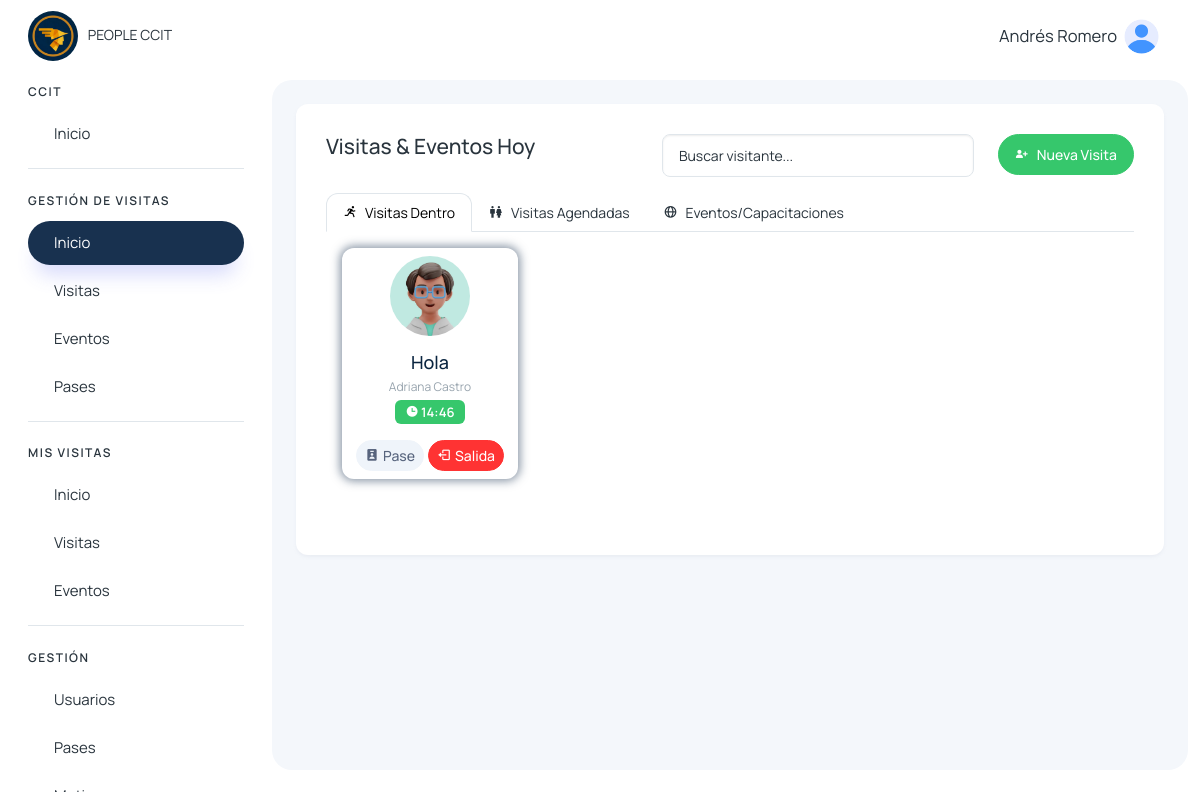
Screenshot of /visitas/hoy (signed in) with the database file from the repository.
### visitantes/models.py (models this page shows, shortened)
class Visita(models.Model):
    cod_visita = models.CharField(max_length=50, unique=True)
    visitante = models.CharField(max_length=500)
    motivo = models.TextField()
    accion = models.TextField(null=True, blank=True)
    tipo = models.TextField()
    agendado_presente = models.CharField(max_length=500, null=True, blank=True)
    estado_visitante = models.CharField(max_length=500, null=True, blank=True)
    area_departamento = models.CharField(max_length=255)
    fecha_visita = models.DateField()
    hora_ingreso = models.TimeField()
    hora_salida = models.TimeField(null=True, blank=True)
    persona_visitada = models.ForeignKey(User, on_delete=models.CASCADE, related_name='visitas_recibidas')
    usuario_registro = models.ForeignKey(User, on_delete=models.CASCADE, related_name='visitas_registradas')
    num_pase = models.CharField(max_length=50, null=True, blank=True)
    foto_documento_identificacion = models.ImageField(upload_to='visitantes/', blank=True, null=True)
    created_at = models.DateTimeField(auto_now_add=True)
    updated_at = models.DateTimeField(auto_now=True)

### visitantes/views.py (the view)
# urls.py: path('visitas/hoy', views.inicio_recepcion, name='inicio_recepcion'),
@login_required
def inicio_recepcion(request):
    today = timezone.localdate()
    visitas_dentro = Visita.objects.filter(estado_visitante='in').order_by('hora_ingreso')
    visitas_agendadas_hoy = Visita.objects.filter(
        Q(estado_visitante='agendado', agendado_presente='agendado'),
        fecha_visita=today
    ).order_by('fecha_visita', 'hora_ingreso')
    visitas_agendadas = Visita.objects.filter(
        Q(estado_visitante='agendado', agendado_presente='agendado'),
        fecha_visita__gt=today
    ).order_by('fecha_visita', 'hora_ingreso')
    visitantes_visita = VisitanesVisita.objects.all()
    pertenencias = PertenenciasVisitante.objects.all()
    pases = PaseAcceso.objects.all()
    pases_disponibles = PaseAcceso.objects.filter(estado_pase='Disponible').count()
    today = timezone.localdate()
    eventos_hoy = EventoCapacitacion.objects.filter(fecha=today).order_by('fecha', 'hora_inicio')
    eventos_proximos = EventoCapacitacion.objects.filter(fecha__gt=today).order_by('fecha', 'hora_inicio')
    visitante_por_documento = {v.documento_identificacion: v.nombre for v in visitantes_visita}
    visitas_info = {}
    for visita in visitas_dentro:
        visitas_info[visita.cod_visita] = {
            'visita': visita,
            'visitantes': [v for v in visitantes_visita if v.cod_visita == visita.cod_visita],
            'pertenencias': [p for p in pertenencias if p.cod_visita == visita.cod_visita],
        }
    return render(request, 'visitantes/recepcion/principales/inicio.html', {
        'visitas_dentro': visitas_dentro,
        'visitas_agendadas': visitas_agendadas,
        'visitas_agendadas_hoy': visitas_agendadas_hoy,
        'visitantes_visita': visitantes_visita,
        'pertenencias': pertenencias,
        'visitas_info': visitas_info,
        'pases': pases,
        'eventos_hoy': eventos_hoy,
        'eventos_proximos': eventos_proximos,
        'visitante_por_documento': visitante_por_documento,
        'pases_disponibles': pases_disponibles,
    })

### templates/visitantes/recepcion/principales/inicio.html (shortened to what this page needs)
{% extends 'layout/layout.html' %}
{% block content %}
{% load static %}
{% load dict_extras %}
<div>
    <div class="mb-3 row d-flex justify-content-between" data-aos="zoom-in">
        <div class="col">
            <h4>Visitas & Eventos Hoy</h4>
        </div>
        <div class="col">
            <form action="{% url 'buscar_inicio_recepcion' %}" class="d-flex">
                <input type="search" class="form-control" name="q" id="search_visita" placeholder="Buscar visitante...">
            </form>
        </div>
        <div class="col-auto">
            <a class="btn btn-success d-flex col-auto" href="{% url 'nueva-visita' %}">
                <span><i class='bx bxs-user-plus'></i></span>
                <span class="d-none d-md-block ms-2">Nueva Visita</span>
            </a>
        </div>
    </div>
    <ul class="nav nav-tabs" role="tablist" data-aos="zoom-in">
        <li class="nav-item">
            <a class="nav-link d-flex active" data-bs-toggle="tab" href="#v_dentro" role="tab">
                <span><i class='bx bx-run'></i></span>
                <span class="d-none d-md-block ms-2">Visitas Dentro</span>
            </a>
        </li>
        <li class="nav-item">
            <a class="nav-link d-flex" data-bs-toggle="tab" href="#v_agendada" role="tab">
                <span><i class='bx bx-male-female'></i></span>
                <span class="d-none d-md-block ms-2">Visitas Agendadas</span>
            </a>
        </li>
        <li class="nav-item">
            <a class="nav-link d-flex" data-bs-toggle="tab" href="#eventos_capacitaciones" role="tab">
                <span><i class='bx bx-globe'></i></i> </span>
                <span class="d-none d-md-block ms-2">Eventos/Capacitaciones</span>
            </a>
        </li>
    </ul>
    <div class="tab-content">
        <div class="tab-pane active" id="v_dentro" role="tabpanel">
            <div class="row p-3">
                {% for visita in visitas_dentro %}
                <div class="col-12 col-sm-12 col-md-6 col-lg-3 col-xl-3" data-aos="zoom-in">
                    <div class="card hover-img card-visita-dentro">
                        <div class="card-body p-2 text-center border-none">
                            <img src="{% static '/assets/images/profile/user-3.jpg' %}" alt="matdash-img" class="rounded-circle mb-3" width="80" height="80">
                            <h4 class="card-title mb-1">{{visita.visitante}}</h4>
                            <div class=" mb-1 row">
                                <span class="fs-2">{{visita.persona_visitada.first_name}} {{visita.persona_visitada.last_name}}</span>
                            </div>
                            <span class="badge text-bg-success text-white"><i class='bx bxs-time' ></i> {{visita.hora_ingreso}}</span>
                        </div>
                        <ul class="px-2 py-2 list-unstyled d-flex align-items-center justify-content-center mb-0">
                            <button class="btn btn-light btn-sm text-secondary d-flex align-items-center justify-content-center text-center fs-3" data-bs-toggle="modal" data-bs-target="#cambiarPaseVisitante{{visita.id}}" style="margin-right: 4px;">
                                <i class='bx bxs-user-badge' style="margin-right: 4px;"></i> Pase
                            </button>
                            <button class="btn btn-danger btn-sm text-white d-flex align-items-center justify-content-center text-center fs-3" data-bs-toggle="modal" data-bs-target="#registrarSalidaVisitante{{visita.id}}">
                                <i class='bx bx-log-out' style="margin-right: 4px;"></i> Salida
                            </button>
                        </ul>
                    </div>
                </div>
                {% endfor %}
            </div>
        </div>
    </div>
</div>
{% endblock %}

### templates/layout/layout.html (shortened to what this page needs)
{% load static %}
{% load menu_tags %}
<!DOCTYPE html>
<html lang="en">
<head>
    <link href='https://unpkg.com/boxicons@2.1.4/css/boxicons.min.css' rel='stylesheet'>
    <link href="https://unpkg.com/aos@2.3.1/dist/aos.css" rel="stylesheet">
    <link rel="stylesheet" href="https://cdn.jsdelivr.net/npm/sweetalert2@11.4.4/dist/sweetalert2.min.css">
    <link rel="stylesheet" href="{% static '/assets/css/styles.min.css' %}" />
</head>
<body>
  <div class="page-wrapper" id="main-wrapper" data-layout="vertical" data-navbarbg="skin6" data-sidebartype="full"
  data-sidebar-position="fixed" data-header-position="fixed">
    <aside class="left-sidebar">
        <div>
            <div class="brand-logo d-flex align-items-center justify-content-between">
                <a href="{% url 'home' %}" class="text-nowrap logo-img">
                    <img class="rounded-circle" width="50" src="{% static '/img/logo.png' %}" alt="logo" style="margin-right: 7px" />
                    PEOPLE CCIT
                </a>
            </div>
            <nav class="sidebar-nav scroll-sidebar" data-simplebar="">
                <ul id="sidebarnav">
                    <li class="nav-small-cap">
                        <span class="hide-menu">CCIT</span>
                    </li>
                    <li class="sidebar-item">
                        <a class="sidebar-link" href="{% url 'home' %}" aria-expanded="false">
                            <span class="hide-menu">Inicio</span>
                        </a>
                    </li>
                    {% for grupo in user_grupos %}
                        {% if grupo.name == "visitas_recepcion_group" or grupo.name == "admin_group" or grupo.name == 'super_admin' %}
                            <li class="nav-small-cap">
                                <span class="hide-menu">GESTIÓN DE VISITAS</span>
                            </li>
                            <li class="sidebar-item">
                                <a class="sidebar-link {% active 'inicio_recepcion' 'buscar_inicio_recepcion' 'ingresar_visita_agendada' %}" href="{% url 'inicio_recepcion' %}" aria-expanded="false">
                                    <span class="hide-menu">Inicio</span>
                                </a>
                            </li>
                            <li class="sidebar-item">
                                <a class="sidebar-link {% active 'visitas_recepcion' 'buscar_visitas_recepcion' 'nueva-visita' %}" href="{% url 'visitas_recepcion' %}" aria-expanded="false">
                                    <span class="hide-menu">Visitas</span>
                                </a>
                            </li>
                            <li class="sidebar-item">
                                <a class="sidebar-link {% active 'eventos_capacitaciones' 'detalles_evento_visitas' 'detalles_evento' 'buscar_eventos_recepcion' %}" href="{% url 'eventos_capacitaciones' %}" aria-expanded="false">
                                    <span class="hide-menu">Eventos</span>
                                </a>
                            </li>
                            <li class="sidebar-item">
                                <a class="sidebar-link {% active 'pases_recepcion' %}" href="{% url 'pases_recepcion' %}" aria-expanded="false">
                                    <span class="hide-menu">Pases</span>
                                </a>
                            </li>
                        {% endif %}
                    {% endfor %}
                    {% for grupo in user_grupos %}
                        {% if grupo.name == "visitas_colaborador_group" or grupo.name == 'visitas_it_group' or grupo.name == "super_admin" %}
                            <li class="nav-small-cap">
                                <span class="hide-menu">MIS VISITAS</span>
                            </li>
                            <li class="sidebar-item">
                                <a class="sidebar-link {% active 'colaboradores_home' 'buscar_inicio_colaborador' %}" href="{% url 'colaboradores_home' %}" aria-expanded="false">
                                    <span class="hide-menu">Inicio</span>
                                </a>
                            </li>
                            <li class="sidebar-item">
                                <a class="sidebar-link {% active 'visitas_colaborador' 'buscar_visitas_colaborador' 'colaboradores-nueva-visita' 'salida_mea_visita' 'detalle_visita_agendada' 'detalle_visita_dentro' 'nueva-visita-agendada' 'editar_visita_agendada' %}" href="{% url 'visitas_colaborador' %}" aria-expanded="false">
                                    <span class="hide-menu">Visitas</span>
                                </a>
                            </li>
                            <li class="sidebar-item">
                                <a class="sidebar-link {% active 'eventos_capacitaciones_colaborador' 'buscar_eventos_colaborador' 'nuevo_evento' 'actualizar_participante' 'detalles_evento_visitas' 'detalles_evento' %}" href="{% url 'eventos_capacitaciones_colaborador' %}" aria-expanded="false">
                                    <span class="hide-menu">Eventos</span>
                                </a>
                            </li>
                        {% endif %}
                    {% endfor %}
                    {% for grupo in user_grupos %}
                        {% if grupo.name == "visitas_it_group" or grupo.name == "super_admin" %}
                            <li class="nav-small-cap">
                                <span class="hide-menu">GESTIÓN</span>
                            </li>
                            <li class="sidebar-item">
                                <a class="sidebar-link {% active 'user_list' 'buscar_user' 'edit_user' 'delete_user' 'reset_user_password' 'create_user' 'cambiar_estado_usuario' 'reset_password' 'change_password_reset' %}" href="{% url 'user_list' %}" aria-expanded="false">
                                    <span class="hide-menu">Usuarios</span>
                                </a>
                            </li>
                            <li class="sidebar-item">
                                <a class="sidebar-link {% active 'pases' 'buscar_pase' 'crear_pase' 'editar_pase' %}" href="{% url 'pases' %}" aria-expanded="false">
                                    <span class="hide-menu">Pases</span>
                                </a>
                            </li>
                            <li class="sidebar-item">
                                <a class="sidebar-link {% active 'motivos' %}" href="{% url 'motivos' %}" aria-expanded="false">
                                    <span class="hide-menu">Motivos</span>
                                </a>
                            </li>
                        {% endif %}
                    {% endfor %}
                </ul>
            </nav>
        </div>
    </aside>
  <div class="body-wrapper">
    <header class="app-header">
        <nav class="navbar navbar-expand-lg navbar-light">
            <div class="navbar-collapse justify-content-end px-0" id="navbarNav">
                <ul class="navbar-nav flex-row ms-auto align-items-center justify-content-end">
                    <li class="nav-item dropdown">
                        <a class="nav-link " href="javascript:void(0)" id="drop2" data-bs-toggle="dropdown"
                            aria-expanded="false">
                            <small style="font-size: smaller; margin-right: 7px;">
                                {{request.user.first_name}} {{request.user.last_name}}
                            </small>
                            <img src="{% static '/img/home/user.png' %}" alt="" width="35" height="35" class="rounded-circle">
                        </a>
                    </li>
                </ul>
            </div>
        </nav>
    </header>
            <div class="body-wrapper-inner">
                <div class="container-fluid">
                    <div class="card">
                        <div class="card-body">
                            {% block content %} {% endblock %}
                        </div>
                    </div>
                </div>
            </div>
        </div>
    </div>
</body>
</html>

### rows the page displays
Visita: visitante "Hola", persona_visitada.first_name "Adriana", persona_visitada.last_name "Castro", hora_ingreso "14:46"

### other values shown
{{ request.user.first_name }} "Andrés"
{{ request.user.last_name }} "Romero"
